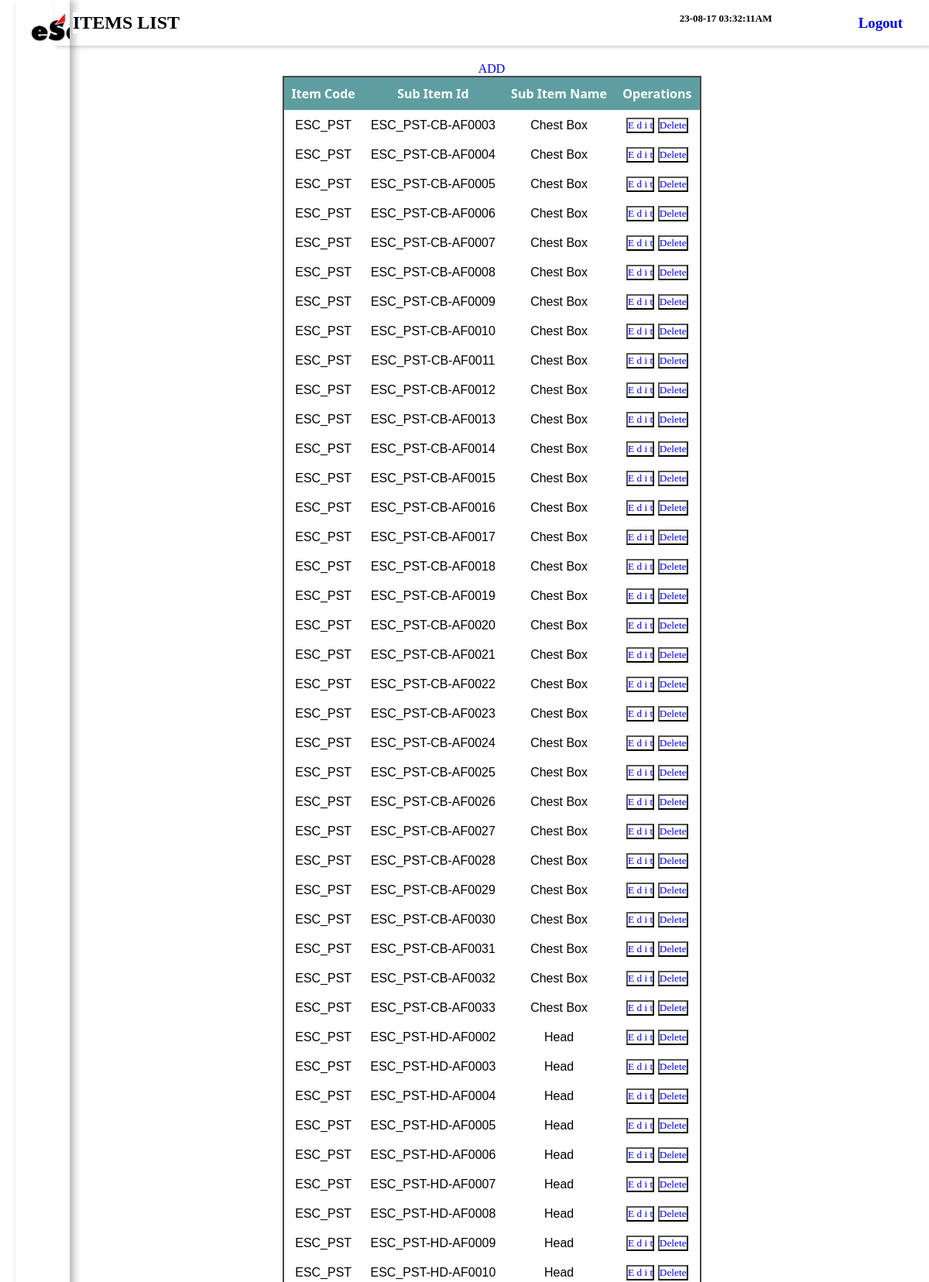
The page /Items.php?itemcode=ESC_PST (upper part) on the database its author committed.
### tables this page shows
CREATE TABLE `inventory_itemvise_details` (
  `Itemcode` varchar(250) NOT NULL,
  `subitemid` varchar(250) NOT NULL,
  `subitemname` varchar(200) NOT NULL,
  `createdby` varchar(100) NOT NULL,
  `createdon` timestamp NOT NULL DEFAULT current_timestamp(),
  `updatedby` varchar(200) NOT NULL,
  `updatedon` timestamp NOT NULL DEFAULT current_timestamp(),
  `barcodeid` varchar(200) NOT NULL
);

### Items.php (the view, shortened to what this page needs)
<!DOCTYPE html>
<html lang="en">
<head>
    <link rel="stylesheet" href="task1.css">
    <link rel="stylesheet" href="escstyle.css">
    <link rel="stylesheet" href="hover.css">
</head>
<body>
    <div class="sidebar">
            <div class="sidebar-brand">
                <span id="kleenpulse"><img src="esoft.jpg" alt=""></span>
            </div>
            <div class="sidebar-menu">
            <ul>
                </ul>
            </div>
    </div>
    <div class="main-wrapper">
    <div class="main-content" style="background:white;">
            <header>
                <h2 class="heading" id="dashboard">
                    Items List
                    </h2>
                    <h2 style="position:relative ; left:280px; font-size:13px;">
                    <?php
                        $date = date('y-m-d h:i:sa');
                        echo $date;
                    ?>
                </h2>
                <div class="user-wrapper">
                    <div>
                        <h3><a href="index.php">Logout</a></h3>
                    </div>
                </div>
            </header>
             <main style="margin-top:0px;">
                <div class="ermimage">
<body>
<?php
include "config.php";
$Itemcode = $_GET['itemcode'];
$itemQuery = "SELECT * FROM `inventory_itemvise_details` WHERE `Itemcode` = '$Itemcode'";
$itemResult = mysqli_query($conn,$itemQuery);
if(mysqli_affected_rows($conn) ==0){
    ?>
    <script>
        alert("NO Record Found");
        window.history.go(-1);
    </script>
    <?php
}
else{
?>
<center>
    <a href="newitems.php">ADD</a>
    </center>
    <table>
    <thead>
        <tr style="background-color:#5f9ea0; color:#fff;">
            <th style="background-color:#5f9ea0; color:#fff;">Item Code</th>
            <th style="background-color:#5f9ea0; color:#fff;">Sub Item Id</th>
            <th style="background-color:#5f9ea0; color:#fff;">Sub Item Name</th>
            <th style="background-color:#5f9ea0; color:#fff;">Operations</th>
        </tr>
    </thead>
    <tbody>
        <?php
while($itemdata = mysqli_fetch_assoc($itemResult)){
    $Itemcode = $itemdata['Itemcode'];
    $itemcodeid = $itemdata['subitemid'];
    $Itemname = $itemdata['subitemname'];
    echo '<tr>
    <td>'.$Itemcode.'</td>
    <td>'.$itemcodeid.'</td>
    <td>'.$Itemname.'</td>
    <td>
<button class="btn btn-primary" ><a href="updatecode.php? updatecode='.$itemcodeid.' " class="text-light">E d i t</a></button>
<button class="btn btn-danger"><a href="deletecode.php? deletecode='.$itemcodeid.' " class="text-light">Delete</a></button>
</td>
    </tr>
    ';
}
?>
 </tbody>
    </table>
</main>
</body>
</html>
<?php
}
?>

### task1.css (style rules this page uses)
:root { --for-heading: #3b026b; --color-dark: #1d2231; --text-grey: #8390a2; --dark-BG: #001623; --content-BG: #022d47; --dark-text: #b200ff; --icon-color: #520293; --purple: linear-gradient(45deg, #99013e, #7f02ed); --pink: linear-gradient(45deg, #770233, #ff0066); --orange: linear-gradient(45deg, #ff9000, #ffd400); --moon: linear-gradient(45deg, #ff9000, #7f02ed); --moon-only: linear-gradient(45deg, #fff, #7f02ed); --sun: linear-gradient(45deg, #ffc700, #8300ff); --transition: all 400ms; --new-content: rgba(255, 255, 255, .5); --indicator: rgba(255, 255, 255,.7) }
* { padding: 0; margin: 0; font-family: Poppins; box-sizing: border-box; outline: none; user-select: none; list-style-type: none; text-decoration: none; transition: all 400ms; overflow-x: hidden; background-color: white; }
body { background: rgba(0, 0, 0, .1); backdrop-filter: blur(10px); }
.sidebar { width: 170px; position: fixed; left: 0; top: 0; margin-left:20px; height: 100%; backdrop-filter: blur(6px); box-shadow: 5px 0 10px rgba(0, 0, 0, .3); z-index: 100; transition: width 300ms; }
.sidebar-brand { height: 90px; padding: 1rem 0rem 1rem 2rem; }
.sidebar-brand span { display: inline-block; padding-right: 1rem; }
.sidebar-menu { margin-top: 1rem; }
.main-content { transition: margin-left 300ms; margin-left: 250px; background: rgba(0, 0, 0, .2); }
header { background: var(--new-BG); display: flex; justify-content: space-between; padding: 1rem 1.5rem; box-shadow: 2px 2px 5px rgba(0, 0, 0, .2); position: fixed; left: 250px; width: calc(100% - 250px); top: 0; z-index: 100; transition: left 300ms; }
header h2 { color: black; text-transform: uppercase; }
.user-wrapper { display: flex; align-items: center; padding: 0 10px; }
main { margin-top: 0px; padding: 5rem 1.5rem; min-height: calc(100vh - 90px); }
.heading { color:black; }
table { border-collapse: collapse; }
thead tr { border-top: 1px solid var(--new-content); border-bottom: 1px solid var(--new-content); }
td { padding: .5rem 0.3rem; font-size: 1rem; color: #000; }
@media only screen and (max-width: 1200px) { .sidebar { width: 70px; } }
@media only screen and (max-width: 1200px) { .sidebar .sidebar-brand, .sidebar li { padding-left: 1rem; text-align: center; } }
@media only screen and (max-width: 1200px) { .main-content { margin-left: 70px; } }
@media only screen and (max-width: 1200px) { .main-content header { width: calc(100% - 70px); left: 70px; } }

### escstyle.css (style rules this page uses)
tr th { background-color: #5f9ea0; padding: 10px; color: white; font-family: 'Segoe UI', Tahoma, Geneva, Verdana, sans-serif; }
tr td { padding: 9px; font-family: 'Gill Sans', 'Gill Sans MT', Calibri, 'Trebuchet MS', sans-serif; }
table { margin: auto; width: 50%; border-style: none; border-spacing: 0; border-collapse: collapse; text-align: center; padding: 12px; border: 2px solid rgb(71, 71, 71); }

### Items.php (style rules this page uses)
span > img { width:115px; }
th { background-color:#5f9ea0; color:#fff; }

### rows shown on the page
inventory_itemvise_details: Itemcode "ESC_PST", subitemid "ESC_PST-CB-AF0003", subitemname "Chest Box"
inventory_itemvise_details: Itemcode "ESC_PST", subitemid "ESC_PST-CB-AF0004", subitemname "Chest Box"
inventory_itemvise_details: Itemcode "ESC_PST", subitemid "ESC_PST-CB-AF0005", subitemname "Chest Box"
inventory_itemvise_details: Itemcode "ESC_PST", subitemid "ESC_PST-CB-AF0006", subitemname "Chest Box"
inventory_itemvise_details: Itemcode "ESC_PST", subitemid "ESC_PST-CB-AF0007", subitemname "Chest Box"
inventory_itemvise_details: Itemcode "ESC_PST", subitemid "ESC_PST-CB-AF0008", subitemname "Chest Box"
inventory_itemvise_details: Itemcode "ESC_PST", subitemid "ESC_PST-CB-AF0009", subitemname "Chest Box"
inventory_itemvise_details: Itemcode "ESC_PST", subitemid "ESC_PST-CB-AF0010", subitemname "Chest Box"
inventory_itemvise_details: Itemcode "ESC_PST", subitemid "ESC_PST-CB-AF0011", subitemname "Chest Box"
inventory_itemvise_details: Itemcode "ESC_PST", subitemid "ESC_PST-CB-AF0012", subitemname "Chest Box"
inventory_itemvise_details: Itemcode "ESC_PST", subitemid "ESC_PST-CB-AF0013", subitemname "Chest Box"
inventory_itemvise_details: Itemcode "ESC_PST", subitemid "ESC_PST-CB-AF0014", subitemname "Chest Box"
inventory_itemvise_details: Itemcode "ESC_PST", subitemid "ESC_PST-CB-AF0015", subitemname "Chest Box"
inventory_itemvise_details: Itemcode "ESC_PST", subitemid "ESC_PST-CB-AF0016", subitemname "Chest Box"
inventory_itemvise_details: Itemcode "ESC_PST", subitemid "ESC_PST-CB-AF0017", subitemname "Chest Box"
inventory_itemvise_details: Itemcode "ESC_PST", subitemid "ESC_PST-CB-AF0018", subitemname "Chest Box"
inventory_itemvise_details: Itemcode "ESC_PST", subitemid "ESC_PST-CB-AF0019", subitemname "Chest Box"
inventory_itemvise_details: Itemcode "ESC_PST", subitemid "ESC_PST-CB-AF0020", subitemname "Chest Box"
inventory_itemvise_details: Itemcode "ESC_PST", subitemid "ESC_PST-CB-AF0021", subitemname "Chest Box"
inventory_itemvise_details: Itemcode "ESC_PST", subitemid "ESC_PST-CB-AF0022", subitemname "Chest Box"
inventory_itemvise_details: Itemcode "ESC_PST", subitemid "ESC_PST-CB-AF0023", subitemname "Chest Box"
inventory_itemvise_details: Itemcode "ESC_PST", subitemid "ESC_PST-CB-AF0024", subitemname "Chest Box"
inventory_itemvise_details: Itemcode "ESC_PST", subitemid "ESC_PST-CB-AF0025", subitemname "Chest Box"
inventory_itemvise_details: Itemcode "ESC_PST", subitemid "ESC_PST-CB-AF0026", subitemname "Chest Box"
inventory_itemvise_details: Itemcode "ESC_PST", subitemid "ESC_PST-CB-AF0027", subitemname "Chest Box"
inventory_itemvise_details: Itemcode "ESC_PST", subitemid "ESC_PST-CB-AF0028", subitemname "Chest Box"
inventory_itemvise_details: Itemcode "ESC_PST", subitemid "ESC_PST-CB-AF0029", subitemname "Chest Box"
inventory_itemvise_details: Itemcode "ESC_PST", subitemid "ESC_PST-CB-AF0030", subitemname "Chest Box"
inventory_itemvise_details: Itemcode "ESC_PST", subitemid "ESC_PST-CB-AF0031", subitemname "Chest Box"
inventory_itemvise_details: Itemcode "ESC_PST", subitemid "ESC_PST-CB-AF0032", subitemname "Chest Box"
inventory_itemvise_details: Itemcode "ESC_PST", subitemid "ESC_PST-CB-AF0033", subitemname "Chest Box"
inventory_itemvise_details: Itemcode "ESC_PST", subitemid "ESC_PST-HD-AF0002", subitemname "Head"
inventory_itemvise_details: Itemcode "ESC_PST", subitemid "ESC_PST-HD-AF0003", subitemname "Head"
inventory_itemvise_details: Itemcode "ESC_PST", subitemid "ESC_PST-HD-AF0004", subitemname "Head"
inventory_itemvise_details: Itemcode "ESC_PST", subitemid "ESC_PST-HD-AF0005", subitemname "Head"
inventory_itemvise_details: Itemcode "ESC_PST", subitemid "ESC_PST-HD-AF0006", subitemname "Head"
inventory_itemvise_details: Itemcode "ESC_PST", subitemid "ESC_PST-HD-AF0007", subitemname "Head"
inventory_itemvise_details: Itemcode "ESC_PST", subitemid "ESC_PST-HD-AF0008", subitemname "Head"
inventory_itemvise_details: Itemcode "ESC_PST", subitemid "ESC_PST-HD-AF0009", subitemname "Head"
inventory_itemvise_details: Itemcode "ESC_PST", subitemid "ESC_PST-HD-AF0010", subitemname "Head"
